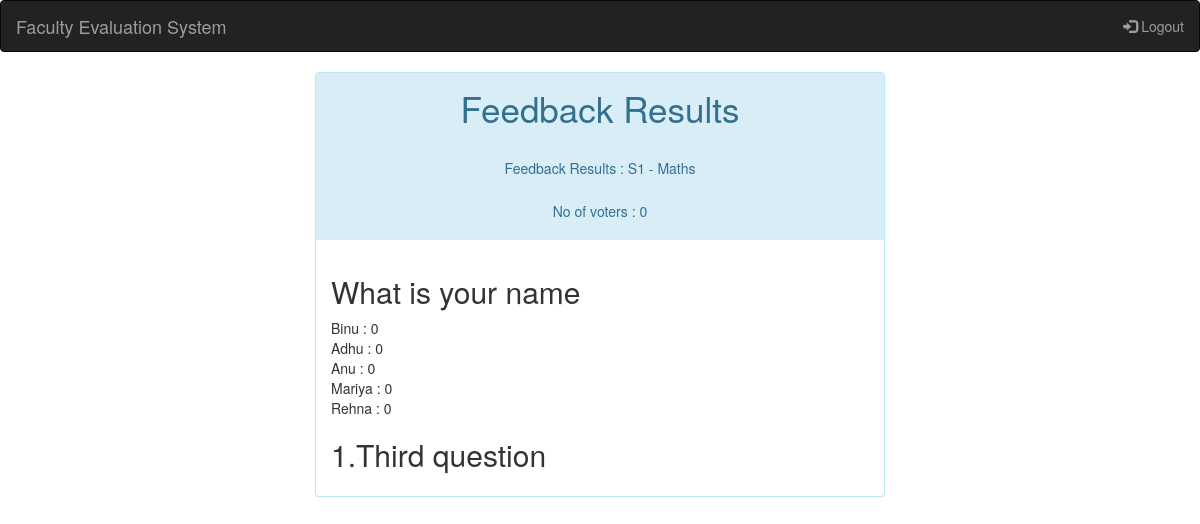
The page /FES/teacher/index/13/13/ on the database its author committed.
### teacher/models.py (models this page shows)
class Semester(models.Model):
    semesterName = models.CharField(max_length=20)

class Subject(models.Model):
    subjectName = models.CharField(max_length=100)

### survey/models.py (models this page shows, shortened)
class MCQ(models.Model):
    textName = models.CharField(max_length=200)
    form = models.ForeignKey(Form)
    token = models.ForeignKey(Token, null=True)

class Options(models.Model):
    textName = models.CharField(max_length=200)
    result = models.IntegerField(default=0)
    mcq = models.ForeignKey(MCQ)
    form = models.ForeignKey(Form)

class TextView(models.Model):
    textName = models.CharField(max_length=200)
    result = models.CharField(max_length=200)
    form = models.ForeignKey(Form)
    token = models.ForeignKey(Token, null=True)

### teacher/views.py (the view)
# urls.py: url(r'index/([0-9]+)/([0-9]+)/$', views.result, name='result' )
def result(request ,sem ,  formId):
    form = survey_model.Form.objects.get(pk=int(formId))
    allToken = survey_model.Token.objects.filter(form = form)
    mcqs = survey_model.MCQ.objects.filter(form=form).filter(token__isnull=True)
    textViews = survey_model.TextView.objects.filter(form=form).filter(token__isnull=True)
    textViews_withans = survey_model.TextView.objects.filter(form=form).filter(token__isnull=False)
    mcq_questions = []
    for mcq in mcqs:
        options = (survey_model.Options.objects.filter(mcq=mcq)).filter(form = form)
        mcq_questions.append([mcq.textName, options])
    context = {
        'mcq_questions': mcq_questions,
        'text_view_questions': textViews,
        'text_view_ans' : textViews_withans,
        'subject' : form.teacher.subject.subjectName,
        'sem' : form.semester.semesterName,
        'count' : allToken.count
    }
    return render(request , 'teacher/result.html' , context)

### templates/teacher/result.html (shortened to what this page needs)
<!DOCTYPE html>
<html lang="en">
<head>
  <link rel="stylesheet" href="https://maxcdn.bootstrapcdn.com/bootstrap/3.3.7/css/bootstrap.min.css">
</head>
<body>
    <nav class="navbar navbar-inverse">
      <div class="container-fluid">
        <div class="navbar-header">
          <a class="navbar-brand" href="#">Faculty Evaluation System</a>
        </div>
          <ul class="nav navbar-nav navbar-right">
              <li><a href="/FES/administrator/logout/"><span class="glyphicon glyphicon-log-in"></span> Logout</a></li>
          </ul>
      </div>
    </nav>
    <div class="panel-group col-sm-6 col-sm-offset-3">
        <div class="panel panel-info ">
          <div class="panel-heading" style="text-align: center;font-size:2.5em ">Feedback Results
              <h5 style="margin-top: 2em">Feedback Results : {{ sem }} - {{ subject }}</h5>
              <h5 style="margin-top: 2em">No of voters : {{ count }} </h5>
          </div>
          <div class="panel-body">
              {% if True %}
                  {% if mcq_questions %}
                    {% for mcq in mcq_questions %}
                        <h2>{{ mcq.0 }}<br/></h2>
                        {% for option in mcq.1 %}
                            {{ option.textName }} : {{ option.result }}<br/>
                        {% endfor %}
                    {% endfor %}
                  {% endif %}
                  {% if text_view_questions %}
                    {% for question in text_view_questions %}
                        <h2>{{ forloop.counter }}.{{ question.textName }}<br/></h2>
                      {% endfor %}
                  {% endif %}
              {% else %}
                  <h4 style="margin-top: 2em">Nothing much to display. Try again later.</h4>
              {% endif %}
          </div>
        </div>
    </div>
</body>
</html>

### rows shown on the page
Semester: semesterName "S1"
Subject: subjectName "Maths"
MCQ: textName "What is your name"
Options: textName "Binu", result "0"
Options: textName "Adhu", result "0"
Options: textName "Anu", result "0"
Options: textName "Mariya", result "0"
Options: textName "Rehna", result "0"
TextView: textName "Third question"

### other values the page prints
{{ count }} "0"
